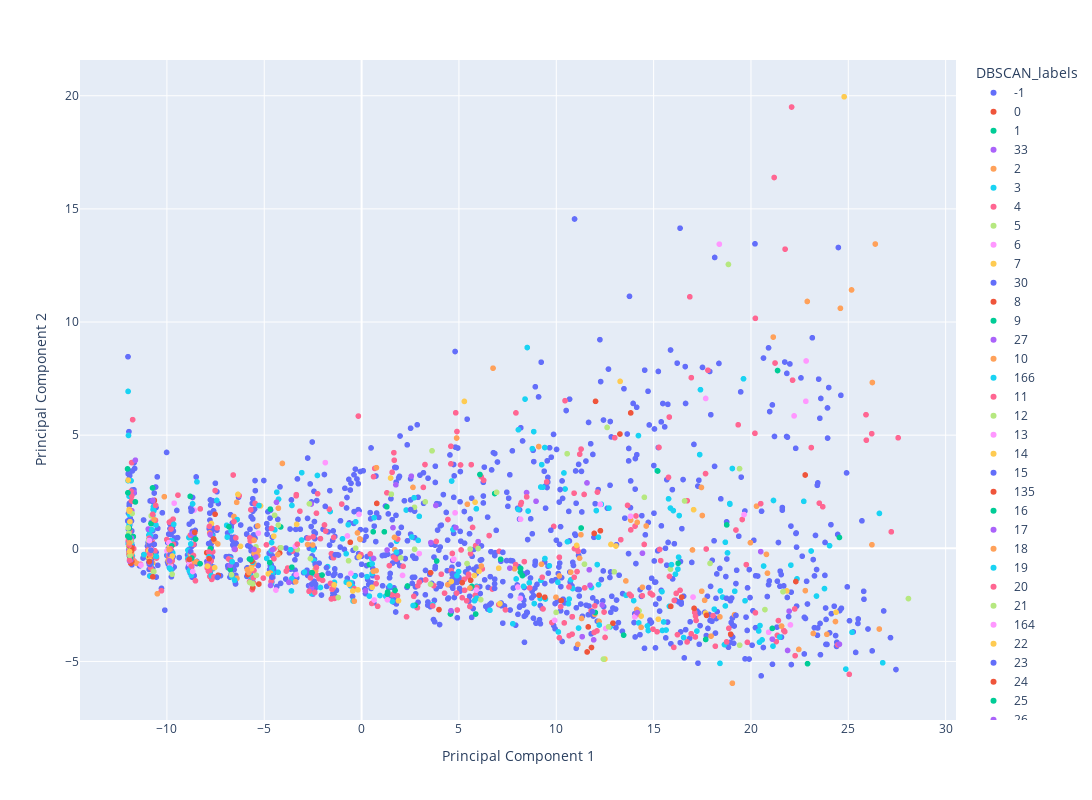

This figure's notebook cell:
### Code cell
# Change the "Cluster" column to a string to make the labelling more appealing 
post_clustered_data['DBSCAN_labels'] = post_clustered_data['DBSCAN_labels'].astype(str)

fig = px.scatter(post_clustered_data,x='Principal Component 1',y='Principal Component 2',color='DBSCAN_labels',hover_data=['DBSCAN_labels','Player','Pos'])
fig.update_traces(textposition='top center')
fig.update_layout(width=1400,height=800)
fig.show()
